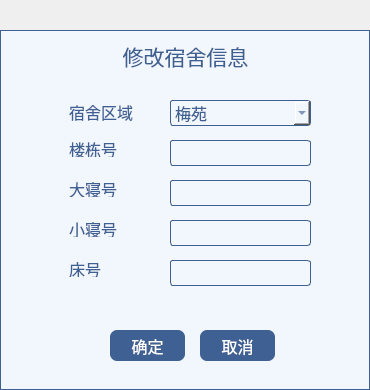
<?xml version="1.0" encoding="UTF-8"?>
<ui version="4.0">
 <class>Admin_ModifyDormitory</class>
 <widget class="QWidget" name="Admin_ModifyDormitory">
  <property name="geometry">
   <rect>
    <x>0</x>
    <y>0</y>
    <width>370</width>
    <height>390</height>
   </rect>
  </property>
  <property name="windowTitle">
   <string>Form</string>
  </property>
  <property name="styleSheet">
   <string notr="true">QLabel{
color:#3e6093;
}


QLineEdit{
border-radius:3px;
border:1px solid #3e6093;
background:#f2f6fd;
color:#3e6093;}
QComboBox{border-radius:3px;
border:1px solid #3e6093;
background:#f2f6fd;}


QComboBox::drop-down {
width:24px;
border-image:url(:/res/所有下拉框.png);
}  

QComboBox:hover{
background:#d9e4f5;
}

QComboBox:pressed{
background:#bac9e0;
}</string>
  </property>
  <widget class="QWidget" name="widget_2" native="true">
   <property name="geometry">
    <rect>
     <x>0</x>
     <y>30</y>
     <width>370</width>
     <height>360</height>
    </rect>
   </property>
   <property name="styleSheet">
    <string notr="true">background:#f2f6fd;
border:1px solid #3e6093;</string>
   </property>
  </widget>
  <widget class="QLabel" name="label">
   <property name="geometry">
    <rect>
     <x>110</x>
     <y>40</y>
     <width>151</width>
     <height>31</height>
    </rect>
   </property>
   <property name="font">
    <font>
     <family>黑体</family>
     <pointsize>16</pointsize>
     <weight>50</weight>
     <bold>false</bold>
    </font>
   </property>
   <property name="text">
    <string>修改宿舍信息</string>
   </property>
   <property name="alignment">
    <set>Qt::AlignCenter</set>
   </property>
  </widget>
  <widget class="QWidget" name="widget" native="true">
   <property name="geometry">
    <rect>
     <x>60</x>
     <y>80</y>
     <width>281</width>
     <height>231</height>
    </rect>
   </property>
   <widget class="QComboBox" name="comboBox">
    <property name="geometry">
     <rect>
      <x>110</x>
      <y>20</y>
      <width>141</width>
      <height>26</height>
     </rect>
    </property>
    <property name="font">
     <font>
      <family>黑体</family>
      <pointsize>12</pointsize>
     </font>
    </property>
    <property name="styleSheet">
     <string notr="true">color:#3e6093;</string>
    </property>
    <item>
     <property name="text">
      <string>梅苑</string>
     </property>
    </item>
    <item>
     <property name="text">
      <string>兰苑</string>
     </property>
    </item>
    <item>
     <property name="text">
      <string>竹苑</string>
     </property>
    </item>
    <item>
     <property name="text">
      <string>菊苑</string>
     </property>
    </item>
    <item>
     <property name="text">
      <string>桃苑</string>
     </property>
    </item>
    <item>
     <property name="text">
      <string>李苑</string>
     </property>
    </item>
    <item>
     <property name="text">
      <string>柳苑</string>
     </property>
    </item>
    <item>
     <property name="text">
      <string>桂苑</string>
     </property>
    </item>
    <item>
     <property name="text">
      <string>荷苑</string>
     </property>
    </item>
   </widget>
   <widget class="QLabel" name="label_2">
    <property name="geometry">
     <rect>
      <x>9</x>
      <y>61</y>
      <width>61</width>
      <height>16</height>
     </rect>
    </property>
    <property name="font">
     <font>
      <family>黑体</family>
      <pointsize>12</pointsize>
     </font>
    </property>
    <property name="text">
     <string>楼栋号</string>
    </property>
   </widget>
   <widget class="QLineEdit" name="lineEdit_4">
    <property name="geometry">
     <rect>
      <x>110</x>
      <y>180</y>
      <width>141</width>
      <height>26</height>
     </rect>
    </property>
    <property name="font">
     <font>
      <family>黑体</family>
      <pointsize>12</pointsize>
     </font>
    </property>
   </widget>
   <widget class="QLabel" name="label_4">
    <property name="geometry">
     <rect>
      <x>9</x>
      <y>141</y>
      <width>71</width>
      <height>16</height>
     </rect>
    </property>
    <property name="font">
     <font>
      <family>黑体</family>
      <pointsize>12</pointsize>
     </font>
    </property>
    <property name="text">
     <string>小寝号</string>
    </property>
   </widget>
   <widget class="QLineEdit" name="lineEdit">
    <property name="geometry">
     <rect>
      <x>110</x>
      <y>60</y>
      <width>141</width>
      <height>26</height>
     </rect>
    </property>
    <property name="font">
     <font>
      <family>黑体</family>
      <pointsize>12</pointsize>
     </font>
    </property>
   </widget>
   <widget class="QLabel" name="label_3">
    <property name="geometry">
     <rect>
      <x>9</x>
      <y>101</y>
      <width>61</width>
      <height>16</height>
     </rect>
    </property>
    <property name="font">
     <font>
      <family>黑体</family>
      <pointsize>12</pointsize>
     </font>
    </property>
    <property name="text">
     <string>大寝号</string>
    </property>
   </widget>
   <widget class="QLabel" name="label_6">
    <property name="geometry">
     <rect>
      <x>9</x>
      <y>21</y>
      <width>81</width>
      <height>21</height>
     </rect>
    </property>
    <property name="font">
     <font>
      <family>黑体</family>
      <pointsize>12</pointsize>
     </font>
    </property>
    <property name="text">
     <string>宿舍区域</string>
    </property>
   </widget>
   <widget class="QLabel" name="label_5">
    <property name="geometry">
     <rect>
      <x>9</x>
      <y>181</y>
      <width>81</width>
      <height>16</height>
     </rect>
    </property>
    <property name="font">
     <font>
      <family>黑体</family>
      <pointsize>12</pointsize>
     </font>
    </property>
    <property name="text">
     <string>床号</string>
    </property>
   </widget>
   <widget class="QLineEdit" name="lineEdit_3">
    <property name="geometry">
     <rect>
      <x>110</x>
      <y>140</y>
      <width>141</width>
      <height>26</height>
     </rect>
    </property>
    <property name="font">
     <font>
      <family>黑体</family>
      <pointsize>12</pointsize>
     </font>
    </property>
   </widget>
   <widget class="QLineEdit" name="lineEdit_2">
    <property name="geometry">
     <rect>
      <x>110</x>
      <y>100</y>
      <width>141</width>
      <height>26</height>
     </rect>
    </property>
    <property name="font">
     <font>
      <family>黑体</family>
      <pointsize>12</pointsize>
     </font>
    </property>
   </widget>
  </widget>
  <widget class="QPushButton" name="pushButton">
   <property name="geometry">
    <rect>
     <x>110</x>
     <y>330</y>
     <width>75</width>
     <height>31</height>
    </rect>
   </property>
   <property name="font">
    <font>
     <family>黑体</family>
     <pointsize>12</pointsize>
    </font>
   </property>
   <property name="styleSheet">
    <string notr="true">QPushButton{
color:#ffffff;
background-color:#3e6093;
border-radius:7px;
}

QPushButton:hover{
background:#2c466c;
}

QPushButton:pressed{
background:#253b5b;
}</string>
   </property>
   <property name="text">
    <string>确定</string>
   </property>
  </widget>
  <widget class="QLabel" name="label_result">
   <property name="geometry">
    <rect>
     <x>10</x>
     <y>330</y>
     <width>101</width>
     <height>31</height>
    </rect>
   </property>
   <property name="font">
    <font>
     <family>黑体</family>
     <pointsize>12</pointsize>
    </font>
   </property>
   <property name="text">
    <string/>
   </property>
   <property name="alignment">
    <set>Qt::AlignRight|Qt::AlignTrailing|Qt::AlignVCenter</set>
   </property>
  </widget>
  <widget class="QPushButton" name="pushButton_2">
   <property name="geometry">
    <rect>
     <x>200</x>
     <y>330</y>
     <width>75</width>
     <height>31</height>
    </rect>
   </property>
   <property name="font">
    <font>
     <family>黑体</family>
     <pointsize>12</pointsize>
    </font>
   </property>
   <property name="styleSheet">
    <string notr="true">QPushButton{
color:#ffffff;
background-color:#3e6093;
border-radius:7px;
}

QPushButton:hover{
background:#2c466c;
}

QPushButton:pressed{
background:#253b5b;
}</string>
   </property>
   <property name="text">
    <string>取消</string>
   </property>
  </widget>
 </widget>
 <resources/>
 <connections/>
</ui>
